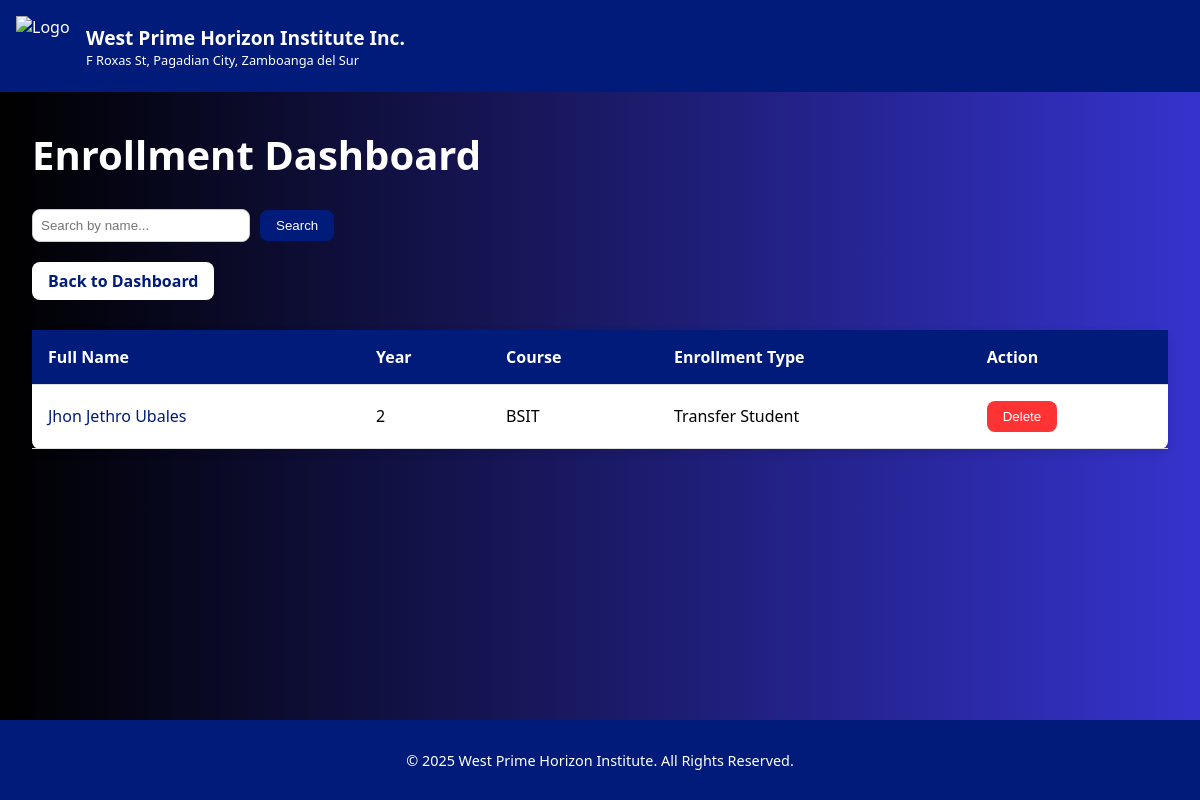
Page /enrolled on the committed database.
### tables this page shows
CREATE TABLE enrollments (
                id INTEGER PRIMARY KEY AUTOINCREMENT,
                student_id TEXT,
                fullname TEXT,
                lrn TEXT,
                birthdate TEXT,
                age INTEGER,
                placeofbirth TEXT,
                phone TEXT,
                email TEXT,
                mothername TEXT,
                motheroccupation TEXT,
                fathername TEXT,
                fatheroccupation TEXT,
                year INTEGER,
                course TEXT,
                enroll_type TEXT,
                image_filename TEXT,
                subject TEXT,
                instructor TEXT,
                room TEXT
            );

### app.py (the view)
@app.route('/enrolled')
def enrolled():
    q = request.args.get('q', '')
    db = get_db()
    if q:
        enrollments = db.execute(
            "SELECT * FROM enrollments WHERE fullname LIKE ?",
            (f"%{q}%",)
        ).fetchall()
    else:
        enrollments = db.execute('SELECT * FROM enrollments').fetchall()
    return render_template('enrolled.html', enrollments=enrollments)

### app.py (called while the page is built)
def get_db():
    conn = sqlite3.connect(DATABASE)
    conn.row_factory = sqlite3.Row
    return conn

@app.before_request
def load_logged_in_user():
    user_id = session.get('user_id')
    g.user = None
    if user_id:
        db = get_db()
        g.user = db.execute('SELECT * FROM users WHERE id = ?', (user_id,)).fetchone()

### templates/enrolled.html (shortened to what this page needs)
<!DOCTYPE html>
<html lang="en">
<head>
  <link rel="stylesheet" href="{{ url_for('static', filename='enrolled.css') }}">
</head>
<body>
  <div class="navbar">
    <div class="nav-left">
      <img src="https://encrypted-tbn0.gstatic.com/images?q=tbn:ANd9GcTVXVS2K0UXDA_4FwxXHZxe5VbQ1XXQ1mnUvQ&s" alt="Logo" class="nav-logo">
      <div class="nav-title">
        <h1 class="title">West Prime Horizon Institute Inc.</h1>
        <p>F Roxas St, Pagadian City, Zamboanga del Sur</p>
      </div>
    </div>
  </div>
  <div class="form-container">
    <div class="top-bar">
      <h1 class="title">Enrollment Dashboard</h2>
      <form action="{{ url_for('enrolled') }}" method="GET" class="search-form">
        <input type="text" name="q" placeholder="Search by name..." value="{{ request.args.get('q', '') }}">
        <button type="submit">Search</button>
      </form>
    </div>
    <a href="{{ url_for('dashboard') }}" class="back-button">Back to Dashboard</a>
    <table>
      <thead>
        <tr>
          <th>Full Name</th>
          <th>Year</th>
          <th>Course</th>
          <th>Enrollment Type</th>
          <th>Action</th>
        </tr>
      </thead>
      <tbody>
        {% for student in enrollments %}
        <tr>
          <td><a href="{{ url_for('student_profile', student_id=student['student_id']) }}">{{ student['fullname'] }}</a></td>
          <td>{{ student['year'] }}</td>
          <td>{{ student['course'] }}</td>
          <td>{{ student['enroll_type'] }}</td>
          <td>
            <form action="{{ url_for('delete_enrollment', student_id=student['student_id']) }}" method="POST">
              <button type="submit" class="delete-button" onclick="return confirm('Are you sure?');">Delete</button>
            </form>
          </td>
        </tr>
        {% endfor %}
      </tbody>
    </table>
  </div>
  <div class="footer">
    <p>&copy; 2025 West Prime Horizon Institute. All Rights Reserved.</p>
  </div>
</body>
</html>

### static/enrolled.css (style rules this page uses)
body { margin: 0; padding: 0; font-family: 'Segoe UI', Tahoma, Geneva, Verdana, sans-serif; background: linear-gradient(90deg, #000000, #3533cd); min-height: 100vh; }
.navbar { background-color: #001b7a; color: white; display: flex; justify-content: space-between; align-items: center; padding: 1rem 1rem; flex-wrap: wrap; width: 100%; position: fixed; top: 0; left: 0; z-index: 1001; box-sizing: border-box; }
.nav-left { display: flex; align-items: center; }
.nav-logo { width: 60px; height: 60px; margin-right: 10px; }
.nav-title h1 { margin: 0; font-size: 1.2rem; }
.nav-title p { margin: 0; font-size: 0.8rem; }
.search-form { display: flex; align-items: center; margin-left: auto; }
.search-form input { padding: 0.5rem; border: 1px solid #ccc; border-radius: 8px; margin-right: 10px; width: 200px; }
.search-form button { padding: 0.5rem 1rem; background-color: #001b7a; color: white; border: none; border-radius: 8px; cursor: pointer; }
.back-button { text-decoration: none; color: #001b7a; background-color: white; padding: 0.5rem 1rem; border-radius: 8px; margin-top: 20px; display: inline-block; font-weight: bold; }
table { width: 100%; margin-top: 30px; border-collapse: collapse; background-color: white; border-radius: 8px; box-shadow: 0 4px 10px rgba(0, 0, 0, 0.1); }
th, td { padding: 1rem; text-align: left; border-bottom: 1px solid #ddd; }
th { background-color: #001b7a; color: white; }
td a { color: #001b7a; text-decoration: none; }
.delete-button { background-color: #ff3333; color: white; border: none; padding: 0.5rem 1rem; border-radius: 8px; cursor: pointer; }
.form-container { padding-top: 100px; padding-left: 2rem; padding-right: 2rem; }
.footer { background-color: #001b7a; color: white; text-align: center; padding: 1rem 0; font-size: 0.9rem; position: fixed; bottom: 0; left: 0; width: 100%; box-sizing: border-box; }
.title { color: white; font-weight: 800; font-size: 2.5rem; }

### rows in the picture
enrollments: fullname "Jhon Jethro Ubales", year "2", course "BSIT", enroll_type "Transfer Student"
